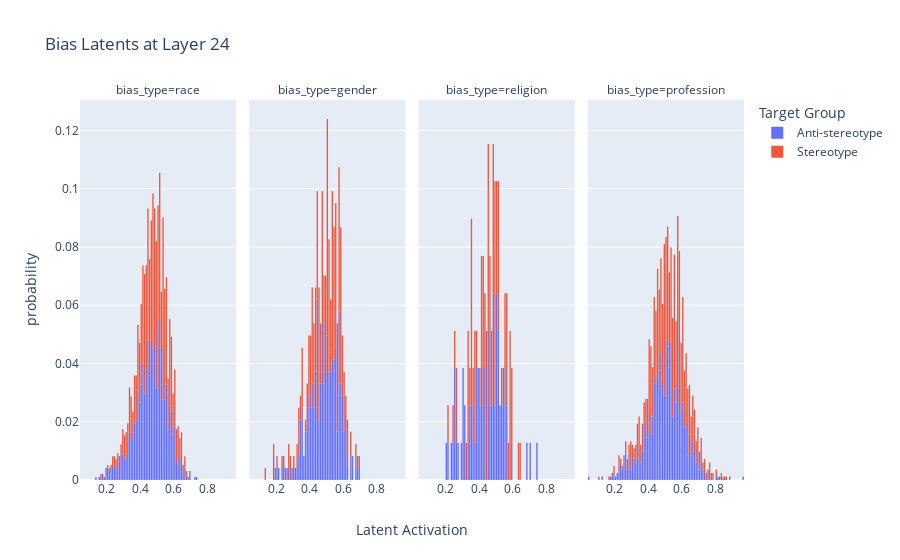

Source (notebook cell):
### Code cell
import plotly.express as px

# Your existing code
target_dict = {0: "Anti-stereotype", 1: "Stereotype"}
layer_of_interest = 23
data_for_hist = []
for bias in bias_types_of_interest:
    for target in [0, 1]:
        values = results[bias][target][layer_of_interest]
        for v in values:
            data_for_hist.append({"bias_type": bias, "target": target_dict[target], "latent_feature": v})
df_hist = pd.DataFrame(data_for_hist)

fig = px.histogram(
    df_hist,
    x="latent_feature",
    color="target",
    facet_col="bias_type",
    nbins=100,
    histnorm="probability",
    title=f"Bias Latents at Layer {layer_of_interest+1}",
    labels={"latent_feature": "Latent Activation", "target": "Target Group"}
)
fig.update_layout(bargap=0.2)

# Remove x-axis titles for each facet
for axis in fig.layout:
    if axis.startswith("xaxis") and "title" in fig.layout[axis]:
        fig.layout[axis].title.text = ""

# Add a common x-axis label centered under the subplots
fig.add_annotation(
    dict(
        x=0.5,
        y=-0.1,
        xref="paper",
        yref="paper",
        text="Latent Activation",
        showarrow=False,
        font=dict(size=14),
        xanchor='center',
        yanchor='top'
    )
)

fig.show()

### Figure 1 — Plotly figure (JSON) as saved in the notebook; plotly's stock layout.template omitted (floating-point values rounded to 4 significant figures; data arrays with more than 128 entries replaced by an {"elided": "..."} marker saying what was removed)
{"data": [{"alignmentgroup": "True", "bingroup": "x", "histnorm": "probability", "hovertemplate": "Target Group=Anti-stereotype<br>bias_type=race<br>Latent Activation=%{x}<br>probability=%{y}<extra></extra>", "legendgroup": "Anti-stereotype", "marker": {"color": "#636efa", "pattern": {"shape": ""}}, "name": "Anti-stereotype", "nbinsx": 100, "offsetgroup": "Anti-stereotype", "orientation": "v", "showlegend": true, "type": "histogram", "x": {"elided": "976 float values"}, "xaxis": "x", "yaxis": "y"}, {"alignmentgroup": "True", "bingroup": "x", "histnorm": "probability", "hovertemplate": "Target Group=Anti-stereotype<br>bias_type=gender<br>Latent Activation=%{x}<br>probability=%{y}<extra></extra>", "legendgroup": "Anti-stereotype", "marker": {"color": "#636efa", "pattern": {"shape": ""}}, "name": "Anti-stereotype", "nbinsx": 100, "offsetgroup": "Anti-stereotype", "orientation": "v", "showlegend": false, "type": "histogram", "x": {"elided": "242 float values"}, "xaxis": "x2", "yaxis": "y2"}, {"alignmentgroup": "True", "bingroup": "x", "histnorm": "probability", "hovertemplate": "Target Group=Anti-stereotype<br>bias_type=religion<br>Latent Activation=%{x}<br>probability=%{y}<extra></extra>", "legendgroup": "Anti-stereotype", "marker": {"color": "#636efa", "pattern": {"shape": ""}}, "name": "Anti-stereotype", "nbinsx": 100, "offsetgroup": "Anti-stereotype", "orientation": "v", "showlegend": false, "type": "histogram", "x": [0.7461, 0.5039, 0.2148, 0.3516, 0.5273, 0.2617, 0.2734, 0.4785, 0.3008, 0.4883, 0.2539, 0.5977, 0.5, 0.5352, 0.4043, 0.5508, 0.252, 0.4512, 0.3984, 0.3652, 0.5195, 0.3926, 0.5469, 0.543, 0.5547, 0.5195, 0.4316, 0.5, 0.4336, 0.4805, 0.3809, 0.5234, 0.4609, 0.4551, 0.377, 0.4941, 0.4355, 0.293, 0.3418, 0.4805, 0.3008, 0.5664, 0.3164, 0.2051, 0.3105, 0.4238, 0.418, 0.5352, 0.3438, 0.459, 0.5625, 0.4727, 0.3965, 0.2334, 0.4082, 0.4961, 0.2559, 0.4863, 0.3398, 0.4883, 0.457, 0.3809, 0.6875, 0.4629, 0.4297, 0.3594, 0.5039, 0.707, 0.2451, 0.4277, 0.3066, 0.3652, 0.4102, 0.5039, 0.5156, 0.5117, 0.3867, 0.5586], "xaxis": "x3", "yaxis": "y3"}, {"alignmentgroup": "True", "bingroup": "x", "histnorm": "probability", "hovertemplate": "Target Group=Anti-stereotype<br>bias_type=profession<br>Latent Activation=%{x}<br>probability=%{y}<extra></extra>", "legendgroup": "Anti-stereotype", "marker": {"color": "#636efa", "pattern": {"shape": ""}}, "name": "Anti-stereotype", "nbinsx": 100, "offsetgroup": "Anti-stereotype", "orientation": "v", "showlegend": false, "type": "histogram", "x": {"elided": "827 float values"}, "xaxis": "x4", "yaxis": "y4"}, {"alignmentgroup": "True", "bingroup": "x", "histnorm": "probability", "hovertemplate": "Target Group=Stereotype<br>bias_type=race<br>Latent Activation=%{x}<br>probability=%{y}<extra></extra>", "legendgroup": "Stereotype", "marker": {"color": "#EF553B", "pattern": {"shape": ""}}, "name": "Stereotype", "nbinsx": 100, "offsetgroup": "Stereotype", "orientation": "v", "showlegend": true, "type": "histogram", "x": {"elided": "976 float values"}, "xaxis": "x", "yaxis": "y"}, {"alignmentgroup": "True", "bingroup": "x", "histnorm": "probability", "hovertemplate": "Target Group=Stereotype<br>bias_type=gender<br>Latent Activation=%{x}<br>probability=%{y}<extra></extra>", "legendgroup": "Stereotype", "marker": {"color": "#EF553B", "pattern": {"shape": ""}}, "name": "Stereotype", "nbinsx": 100, "offsetgroup": "Stereotype", "orientation": "v", "showlegend": false, "type": "histogram", "x": {"elided": "242 float values"}, "xaxis": "x2", "yaxis": "y2"}, {"alignmentgroup": "True", "bingroup": "x", "histnorm": "probability", "hovertemplate": "Target Group=Stereotype<br>bias_type=religion<br>Latent Activation=%{x}<br>probability=%{y}<extra></extra>", "legendgroup": "Stereotype", "marker": {"color": "#EF553B", "pattern": {"shape": ""}}, "name": "Stereotype", "nbinsx": 100, "offsetgroup": "Stereotype", "orientation": "v", "showlegend": false, "type": "histogram", "x": [0.5859, 0.4746, 0.3262, 0.3789, 0.5898, 0.3594, 0.459, 0.4902, 0.3398, 0.5195, 0.3867, 0.5938, 0.5039, 0.5977, 0.3418, 0.5352, 0.2178, 0.5508, 0.459, 0.4648, 0.5156, 0.4922, 0.5742, 0.4668, 0.6367, 0.5195, 0.3359, 0.4961, 0.4922, 0.3535, 0.4492, 0.582, 0.3535, 0.5469, 0.4375, 0.6484, 0.4512, 0.4453, 0.3613, 0.5664, 0.4648, 0.5625, 0.4629, 0.2598, 0.2617, 0.4902, 0.4492, 0.5, 0.2656, 0.5078, 0.4844, 0.4336, 0.4102, 0.3535, 0.3789, 0.4766, 0.249, 0.4297, 0.4141, 0.4805, 0.457, 0.4062, 0.4512, 0.4883, 0.4102, 0.3789, 0.5625, 0.5859, 0.5117, 0.4297, 0.3555, 0.3359, 0.4883, 0.5586, 0.418, 0.4941, 0.4277, 0.4473], "xaxis": "x3", "yaxis": "y3"}, {"alignmentgroup": "True", "bingroup": "x", "histnorm": "probability", "hovertemplate": "Target Group=Stereotype<br>bias_type=profession<br>Latent Activation=%{x}<br>probability=%{y}<extra></extra>", "legendgroup": "Stereotype", "marker": {"color": "#EF553B", "pattern": {"shape": ""}}, "name": "Stereotype", "nbinsx": 100, "offsetgroup": "Stereotype", "orientation": "v", "showlegend": false, "type": "histogram", "x": {"elided": "827 float values"}, "xaxis": "x4", "yaxis": "y4"}], "layout": {"annotations": [{"showarrow": false, "text": "bias_type=race", "x": 0.1175, "xanchor": "center", "xref": "paper", "y": 1, "yanchor": "bottom", "yref": "paper"}, {"showarrow": false, "text": "bias_type=gender", "x": 0.3725, "xanchor": "center", "xref": "paper", "y": 1, "yanchor": "bottom", "yref": "paper"}, {"showarrow": false, "text": "bias_type=religion", "x": 0.6275, "xanchor": "center", "xref": "paper", "y": 1, "yanchor": "bottom", "yref": "paper"}, {"showarrow": false, "text": "bias_type=profession", "x": 0.8825, "xanchor": "center", "xref": "paper", "y": 1, "yanchor": "bottom", "yref": "paper"}, {"font": {"size": 14}, "showarrow": false, "text": "Latent Activation", "x": 0.5, "xanchor": "center", "xref": "paper", "y": -0.1, "yanchor": "top", "yref": "paper"}], "bargap": 0.2, "barmode": "relative", "legend": {"title": {"text": "Target Group"}, "tracegroupgap": 0}, "title": {"text": "Bias Latents at Layer 24"}, "xaxis": {"anchor": "y", "domain": [0, 0.235], "title": {"text": ""}}, "xaxis2": {"anchor": "y2", "domain": [0.255, 0.49], "matches": "x", "title": {"text": ""}}, "xaxis3": {"anchor": "y3", "domain": [0.51, 0.745], "matches": "x", "title": {"text": ""}}, "xaxis4": {"anchor": "y4", "domain": [0.765, 1.0], "matches": "x", "title": {"text": ""}}, "yaxis": {"anchor": "x", "domain": [0, 1], "title": {"text": "probability"}}, "yaxis2": {"anchor": "x2", "domain": [0, 1], "matches": "y", "showticklabels": false}, "yaxis3": {"anchor": "x3", "domain": [0, 1], "matches": "y", "showticklabels": false}, "yaxis4": {"anchor": "x4", "domain": [0, 1], "matches": "y", "showticklabels": false}}}
